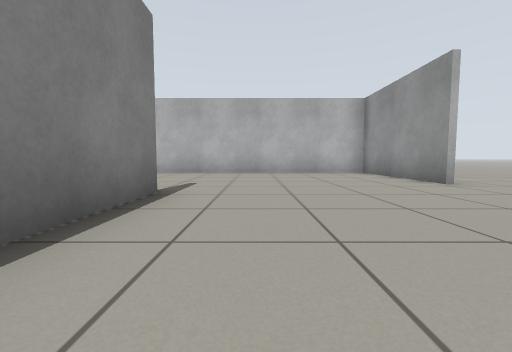
view 1 (above)

17 first-person views from a walk through a world built for the Gazebo simulator. The camera is 0.5 m above the floor, tilts 4° down and sees 90° across. The floor is counted in squares, 1 m on a side. Each view is taken from the middle of a square. On the plan, view 1 faces up. The plan holds only what a view shows up to about 9 squares ahead; the rest is blank.

view 2
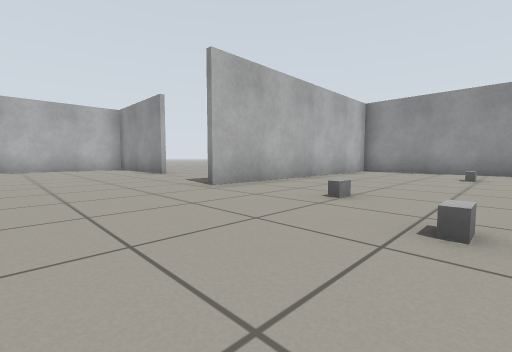

view 3
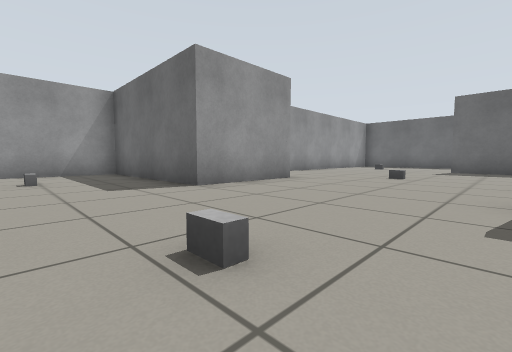

view 4
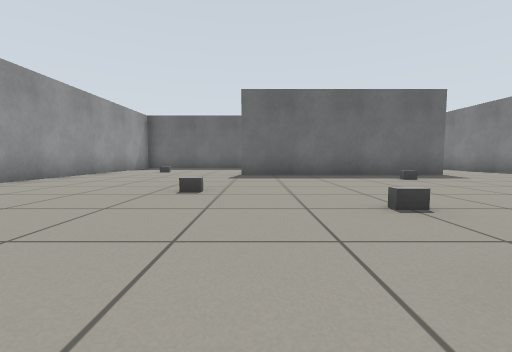

view 5
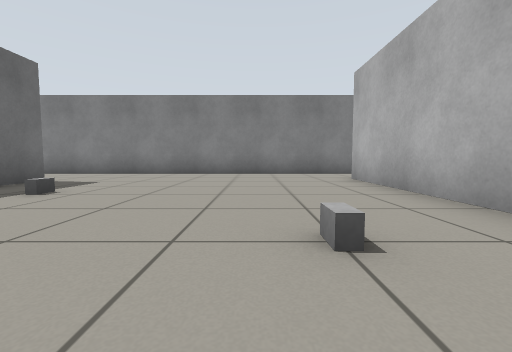

view 6
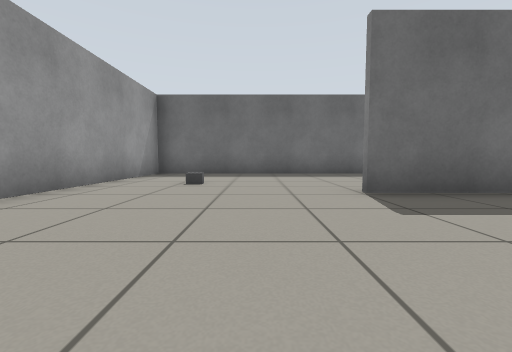

view 7
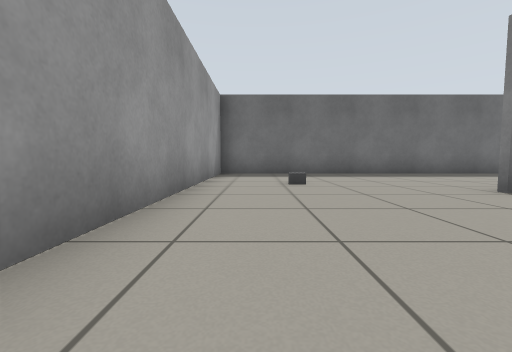

view 8
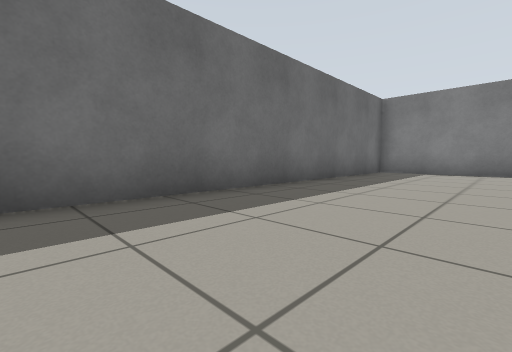

view 9
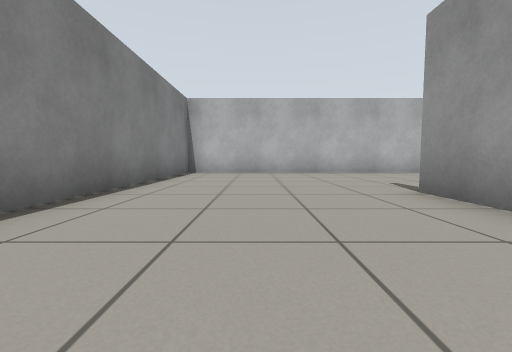

view 10
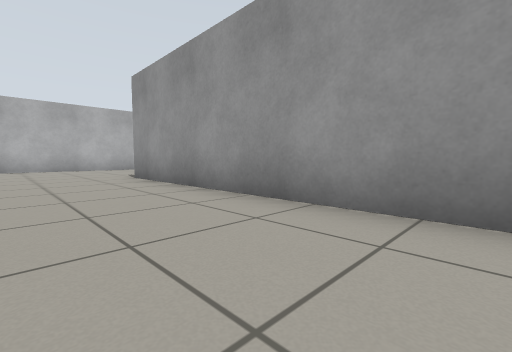

view 11
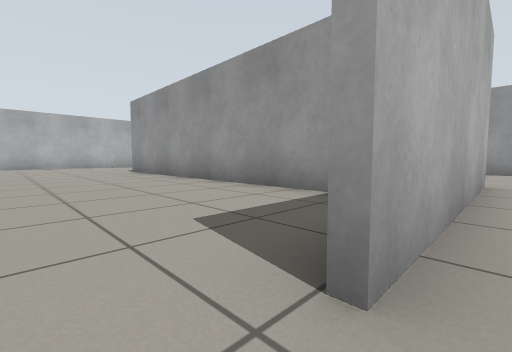

view 12
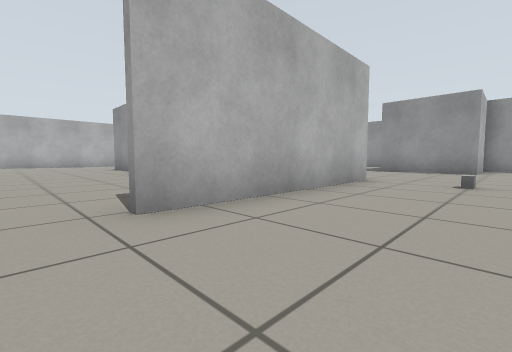

view 13
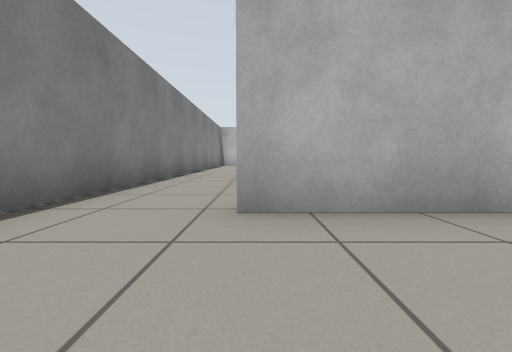

view 14
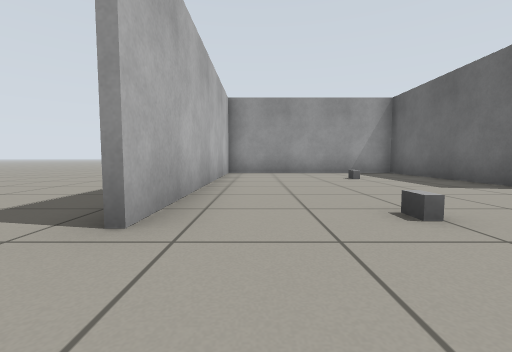

view 15
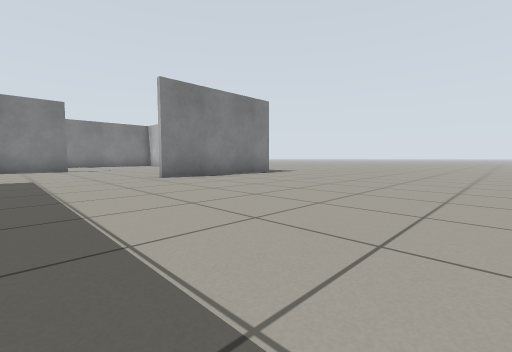

view 16
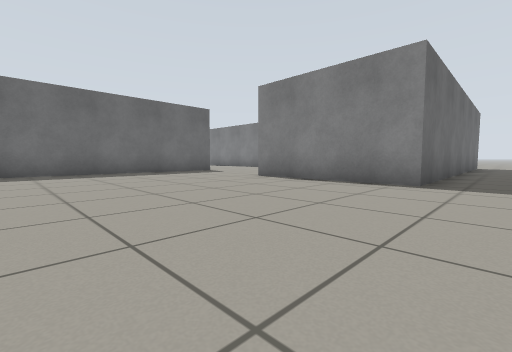

view 17
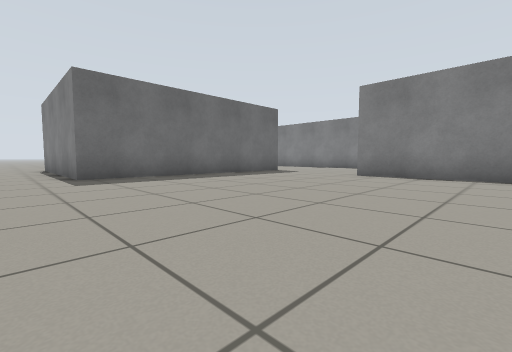

### Floor plan
Points are (right, up) in squares from view 1. A wall is a line through its corners. A room is listed if a view was taken in it or the views show most of it. See-through windows are left out.
Room 1 (views 1, 2, 3, 4, 5, 6, 7, 8, 9, 10, 11, 12, 13, 14, 15, 16, 17)
walls: (0.9, -5.7) (-4.3, -5.7); (-1.6, -4.1) (-1.6, 3.8); (5, 1.1) (9.8, 1.1) (9.8, -3.6); (-1.4, 3.8) (-1.4, 1.4); (3.6, 4.8) (3.6, 8.7) (-6.3, 8.7) (-6.3, -17.2) (7.1, -17.2) (7.1, -10); (7.1, -8) (7.1, -7.3) (5, -7.3) (5, -4.5) (9.6, -4.5) (9.6, 0.9) (2.8, 0.9); (-2.7, 8.9) (3.8, 8.9) (3.8, 4.9); (-3.6, -12.6) (2.5, -12.6)
objects: grey box (-2, -11); grey box (1, -7); grey box (2, -3); grey box (3, -9); grey box (3, -1); grey box (5, -14); grey box (7, -2)

Positions as (right, up) in squares from view 1, and headings:
1: (0, 0), facing up
2: (0, -3), facing up-right
3: (1, -2), facing down-right
4: (2, -5), facing down
5: (2, -8), facing left
6: (4, -9), facing down
7: (6, -9), facing down
8: (3, -14), facing down-left
9: (-4, 0), facing up
10: (-4, -3), facing up-right
11: (-5, -6), facing up-right
12: (-5, -8), facing up-right
13: (-4, -8), facing up
14: (1, 0), facing right
15: (10, 2), facing up-left
16: (9, 10), facing down-left
17: (11, 8), facing down-left
